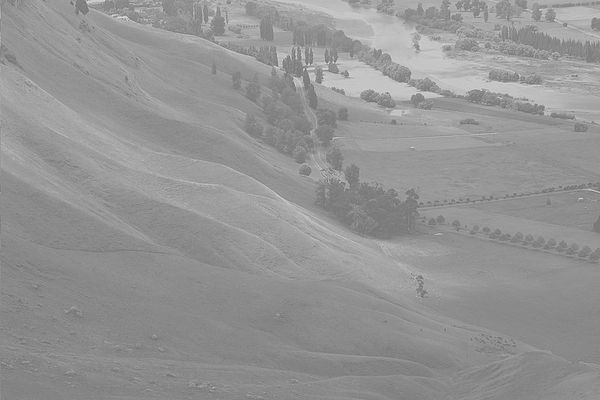
#> input picture wiki.jpg, 600 x 400 px, found by its file name
$ python test7.py
#> lines starting #> are read from the running program, lines starting #| are printed output that depends on the picture
import numpy as np
import cv2 as cv
from matplotlib import pyplot as plt


img = cv.imread('VisualComputing/wiki.jpg', cv.IMREAD_GRAYSCALE)
#> img is the input picture: shape (400, 600); min 105, max 228, mean 148

assert img is not None, "file could not be read, check with os.path.exists()"

def make_cdf(image = img):
    hist, bins = np.histogram(image.flatten(), 256, [0,255])
#> hist = 256 values, max 9682 at index 137, min 0 at index 0, mean 937.5; bins = 257 values from 0 to 255
    cdf = hist.cumsum() # cdf of a pdf
#> cdf = 256 values from 0 to 240000
    cdf_normalized = cdf / cdf.max() # cdf 0~1 비율로 바꾸기.
#> cdf_normalized = 256 values from 0 to 1
    cdf_display =  cdf_normalized * float(hist.max()) # 히스토그램에 맞게 디스플레이.
#> cdf_display = 256 values from 0 to 9682

    return cdf, cdf_display


cdf, cdf_display = make_cdf(img)
#> cdf = 256 values from 0 to 240000; cdf_display = 256 values from 0 to 9682

cdf_m = np.ma.masked_equal(cdf, 0) # cdf가 0인 경우, 제외 - 1부터 시작!
# 이걸 왜하냐면, cdf가 0인 경우도 모두 포함하기 때문에


# HE 핵심
# filter 역할 - 이 자체가 함수가 된다. 0부터 시작하는 것이 아니라. 1인값부터 시작
cdf_new = ((cdf_m - cdf_m.min()) / (cdf_m.max() - cdf_m.min())) * 255
cdf_ui8 = cdf_new.astype(np.uint8)

img_he = cdf_ui8[img] # 여기서 대입을 통해 HE 진행
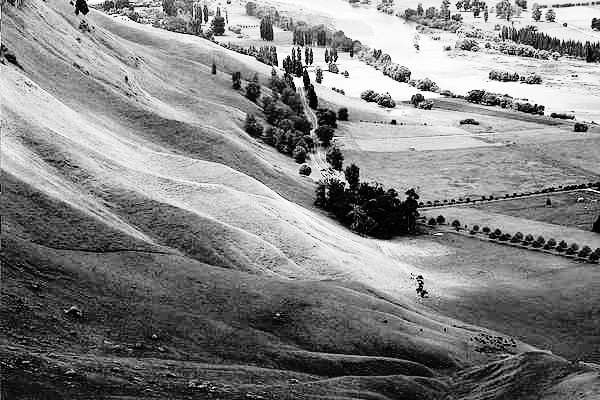
#> img_he: shape (400, 600); min 0, max 255, mean 129.9
img_he2 = cv.equalizeHist(img)
cdf_he, cdf_display_he = make_cdf(img_he2) # 성능이 빠를거임.
#> cdf_he = 256 values from 379 to 240000; cdf_display_he = 256 values from 15.29 to 9682


# local로 대비를 맞추다 보니 -> 리미트가 설정되어 있음. -> 큰 변화 x
clahe = cv.createCLAHE(clipLimit=2.0, tileGridSize=(8,8))
img_ahe = clahe.apply(img)
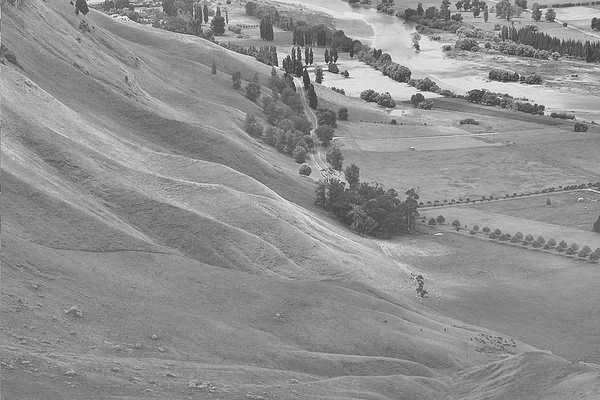
#> img_ahe: shape (400, 600); min 46, max 244, mean 143.6
cdf_ahe, cdf_display_ahe = make_cdf(img_ahe)
#> cdf_ahe = 256 values from 0 to 240000; cdf_display_ahe = 256 values from 0 to 5302


plt.subplot(2,3,1)
plt.imshow(img, cmap='gray')

plt.subplot(2,3,4)
plt.plot(cdf_display, color = 'b')
plt.hist(img.flatten(), 255, [0,255], color='r') # 1000은 bin의 개수 0~255는 값 범위
plt.xlim([0,255])
plt.legend(('cdf', 'hist'), loc = 'upper left')

plt.subplot(2,3,2)
plt.imshow(img_he, cmap='gray')

plt.subplot(2,3,5)
plt.plot(cdf_display_he, color = 'b')
plt.hist(img_he.flatten(), 255, [0,255], color='r') # 1000은 bin의 개수 0~255는 값 범위
plt.xlim([0,255])
plt.legend(('cdf', 'hist'), loc = 'upper left')

plt.subplot(2,3,3)
plt.imshow(img_ahe, cmap='gray')

plt.subplot(2,3,6)
plt.plot(cdf_display_ahe, color = 'b')
plt.hist(img_ahe.flatten(), 255, [0,255], color='r') # 1000은 bin의 개수 0~255는 값 범위
plt.xlim([0,255])
plt.legend(('cdf', 'hist'), loc = 'upper left')

plt.show()
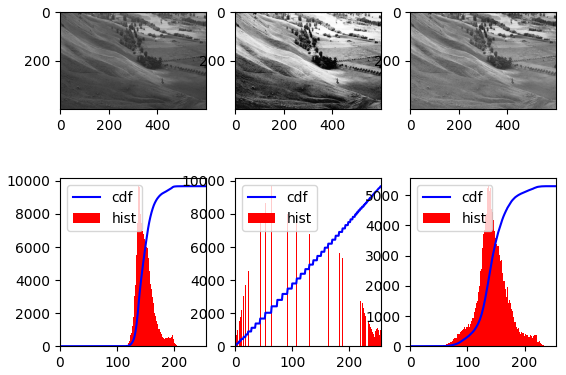
#> figure drawn by matplotlib, 6 panels; panel 2: tallest bar 9682 high, from x = 137 to 138; panel 2: curve peaks at x = 228, y = 9682; panel 4: tallest bar 9682 high, from x = 63 to 64; panel 4: curve peaks at x = 255, y = 9682
